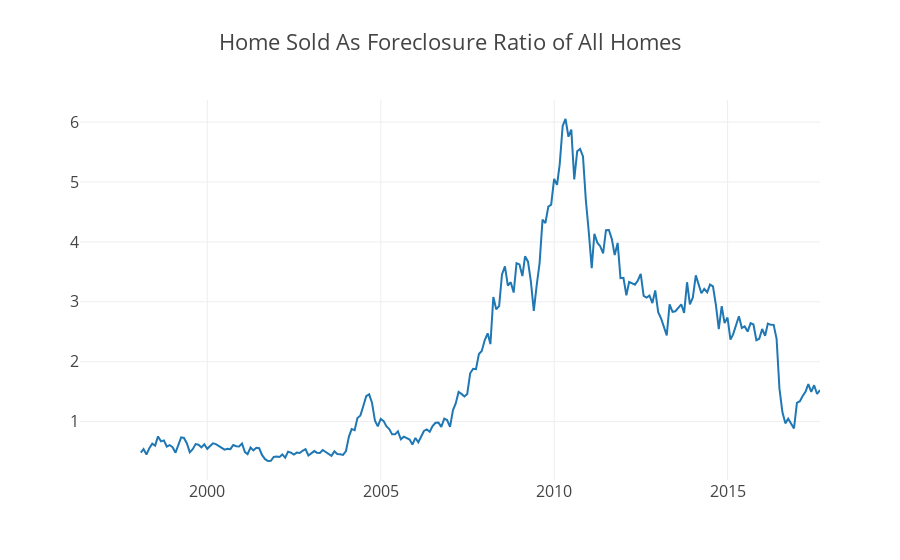

Notebook code cell kept with this figure:
### Code cell
data = [go.Scatter(x = state_month['Date'], y = state_month['HomesSoldAsForeclosuresRatio_AllHomes'],name = 'Sold')]
layout = {'title': 'Home Sold As Foreclosure Ratio of All Homes', 'font': dict(size=16)}

py.iplot({'data':data,'layout': layout})

### Figure 1 — Plotly figure (JSON) as saved in the notebook; plotly's stock layout.template omitted (floating-point values rounded to 4 significant figures; data arrays with more than 128 entries replaced by an {"elided": "..."} marker saying what was removed)
{"data": [{"name": "Sold", "type": "scatter", "x": {"elided": "257 str values"}, "y": {"elided": "257 float values"}}], "layout": {"font": {"size": 16}, "title": "Home Sold As Foreclosure Ratio of All Homes"}}
